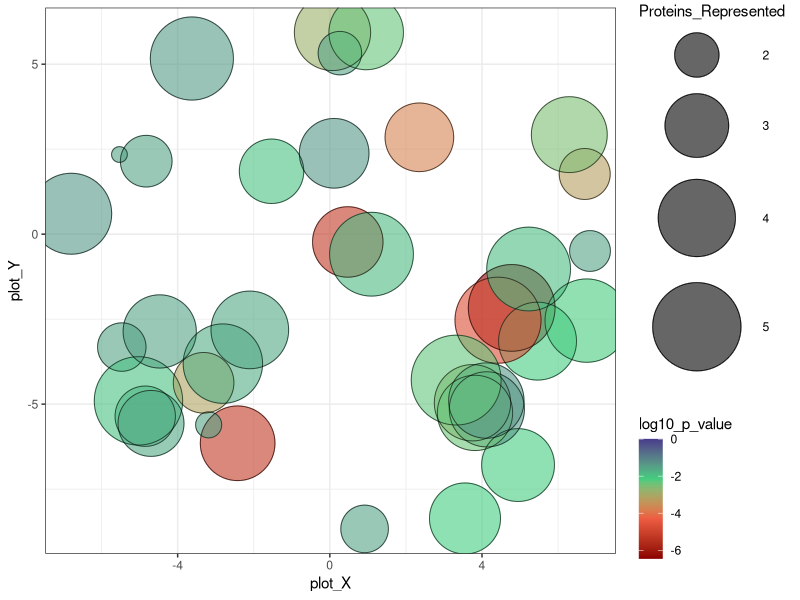

Reproduce this figure in R. (Note: this script raises an error after producing the figure.)


# A plotting R script produced by the REVIGO server at http://revigo.irb.hr/
# If you found REVIGO useful in your work, please cite the following reference:
# Supek F et al. "REVIGO summarizes and visualizes long lists of Gene Ontology
# terms" PLoS ONE 2011. doi:10.1371/journal.pone.0021800


# --------------------------------------------------------------------------
# If you don't have the ggplot2 package installed, uncomment the following line:
# install.packages( "ggplot2" );
library( ggplot2 );
# --------------------------------------------------------------------------
# If you don't have the scales package installed, uncomment the following line:
# install.packages( "scales" );
library( scales );


# --------------------------------------------------------------------------
# Here is your data from REVIGO. Scroll down for plot configuration options.

revigo.names <- c("term_ID","description","frequency_%","plot_X","plot_Y","Proteins_Represented","log10_p_value","uniqueness","dispensability");
revigo.data <- rbind(c("GO:0006096","glycolytic process", 0.545, 4.780,-2.169, 4.844,-6.4498,0.591,0.000),
c("GO:0006891","intra-Golgi vesicle-mediated transport", 0.064, 0.070, 5.934, 3.916,-2.8621,0.882,0.999),
c("GO:0051595","response to methylglyoxal", 0.001, 0.264, 5.325, 1.964,-1.5440,0.948,0.000),
c("GO:0098609","cell-cell adhesion", 0.251,-3.626, 5.167, 4.507,-1.4134,0.948,0.000),
c("GO:0016575","histone deacetylation", 0.048,-2.423,-6.151, 3.787,-5.2652,0.651,0.000),
c("GO:0045769","negative regulation of asymmetric cell division", 0.000,-5.530, 2.343, 1.447,-1.5440,0.808,0.102),
c("GO:0010971","positive regulation of G2/M transition of mitotic cell cycle", 0.009,-1.532, 1.850, 3.046,-1.9829,0.768,0.128),
c("GO:0003341","cilium movement", 0.023, 0.472,-0.229, 3.467,-5.2652,0.726,0.000),
c("GO:0010501","RNA secondary structure unwinding", 0.025, 3.553,-8.363, 3.507,-2.1537,0.831,0.000),
c("GO:0051823","regulation of synapse structural plasticity", 0.001,-5.468,-3.321, 2.167,-1.5440,0.724,0.256),
c("GO:0046166","glyceraldehyde-3-phosphate biosynthetic process", 0.001, 6.700, 1.770, 2.283,-3.2132,0.764,0.321),
c("GO:0090611","ubiquitin-independent protein catabolic process via the multivesicular body sorting pathway", 0.001, 0.914,-8.670, 2.130,-1.5440,0.832,0.352),
c("GO:0015966","diadenosine tetraphosphate biosynthetic process", 0.001, 6.839,-0.495, 1.869,-1.5440,0.752,0.352),
c("GO:0006424","glutamyl-tRNA aminoacylation", 0.065, 3.750,-4.959, 3.922,-2.9162,0.617,0.353),
c("GO:0006108","malate metabolic process", 0.088, 5.460,-3.146, 4.051,-2.1587,0.722,0.000),
c("GO:0010817","reg. of hormone levels", 0.161,-6.798, 0.601, 4.314,-1.3710,0.908,0.000),
c("GO:0007010","cytoskeleton organization", 0.786,-5.030,-4.904, 5.004,-1.9791,0.746,0.390),
c("GO:0006002","fructose 6-phosphate metabolic process", 0.060, 6.295, 2.928, 3.885,-2.5266,0.839,0.414),
c("GO:0034063","stress granule assembly", 0.005,-4.852,-5.355, 2.786,-1.8393,0.752,0.000),
c("GO:0000054","ribosomal subunit export from nucleus", 0.037,-4.471,-2.861, 3.673,-1.5440,0.784,0.455),
c("GO:0097056","selenocysteinyl-tRNA(Sec) biosynthetic process", 0.034, 4.948,-6.792, 3.643,-2.1587,0.754,0.470),
c("GO:0030317","flagellated sperm motility", 0.017, 2.354, 2.849, 3.333,-3.7570,0.750,0.000),
c("GO:1901675","negative regulation of histone H3-K27 acetylation", 0.000,-3.185,-5.609, 1.519,-1.5440,0.707, 0.000),
c("GO:0036159","inner dynein arm assembly", 0.005,-3.318,-4.372, 2.803,-3.1226,0.620,0.545),
c("GO:0033962","cytoplasmic mRNA processing body assembly", 0.011,-4.700,-5.567, 3.145,-1.6142,0.745,0.587),
c("GO:0006433","prolyl-tRNA aminoacylation", 0.052, 4.128,-5.153, 3.825,-1.3710,0.621,0.599),
c("GO:0006434","seryl-tRNA aminoacylation", 0.053, 3.816,-5.258, 3.836,-2.3846,0.621,0.600),
c("GO:0006436","tryptophanyl-tRNA aminoacylation", 0.054, 4.114,-4.895, 3.843,-1.3710,0.621,0.601),
c("GO:0007409","axonogenesis", 0.118,-2.811,-3.808, 4.179,-1.6990,0.659,0.609),
c("GO:0021873","forebrain neuroblast division", 0.002,-4.826, 2.147, 2.316,-1.5440,0.796,0.629),
c("GO:0006094","gluconeogenesis", 0.262, 6.752,-2.543, 4.527,-2.1770,0.749,0.648),
c("GO:0007018","microtubule-based movement", 0.287, 1.096,-0.589, 4.567,-1.8687,0.694,0.000),
c("GO:0006099","tricarboxylic acid cycle", 0.469, 4.421,-2.531, 4.780,-4.6799,0.683,0.731),
c("GO:0051653","spindle localization", 0.020, 0.114, 2.379, 3.406,-1.3710,0.726,0.742),
c("GO:0006418","tRNA aminoacylation for protein translation", 1.099, 3.321,-4.292, 5.149,-2.3232,0.558,0.749),
c("GO:0007051","spindle organization", 0.083,-2.103,-2.816, 4.029,-1.6142,0.584,0.771),
c("GO:0006890","retrograde vesicle-mediated transport, Golgi to ER", 0.047, 0.956, 5.933, 3.777,-2.3401,0.883,0.772),
c("GO:0006098","pentose-phosphate shunt", 0.287, 5.226,-1.025, 4.566,-1.9078,0.659,0.800));

one.data <- data.frame(revigo.data);
names(one.data) <- revigo.names;
one.data <- one.data [(one.data$plot_X != "null" & one.data$plot_Y != "null"), ];
one.data$plot_X <- as.numeric( as.character(one.data$plot_X) );
one.data$plot_Y <- as.numeric( as.character(one.data$plot_Y) );
one.data$Proteins_Represented <- as.numeric( as.character(one.data$Proteins_Represented) );
one.data$log10_p_value <- as.numeric( as.character(one.data$log10_p_value) );
one.data$frequency <- as.numeric( as.character(one.data$frequency) );
one.data$uniqueness <- as.numeric( as.character(one.data$uniqueness) );
one.data$dispensability <- as.numeric( as.character(one.data$dispensability) );
#head(one.data);


# --------------------------------------------------------------------------
# Names of the axes, sizes of the numbers and letters, names of the columns,
# etc. can be changed below

p1 <- ggplot( data = one.data );
p1 <- p1 + geom_point( aes( plot_X, plot_Y, colour = log10_p_value, size = Proteins_Represented), alpha = I(0.6) ) + scale_size_area();
p1 <- p1 + scale_colour_gradientn( colours = c("darkred", "tomato2", "seagreen3", "darkslateblue"), limits = c( min(one.data$log10_p_value), 0) );
p1 <- p1 + geom_point( aes(plot_X, plot_Y, size = Proteins_Represented), shape = 21, fill = "transparent", colour = I (alpha ("black", 0.6) )) + scale_size_area();
p1 <- p1 + scale_size( range=c(5, 30)) + theme_bw(); + scale_fill_gradientn(colours = heat_hcl(7), limits = c(-300, 0) );
ex <- one.data [ one.data$dispensability < 0.001, ]; 
p1 <- p1 + geom_text( data = ex, aes(plot_X, plot_Y, label = description), label.padding = unit(0.5, "lines"), check_overlap = TRUE, colour = I(alpha("black", 0.85)), size = 5.5, fontface = "bold");
p1 <- p1 + labs (y = "semantic space x", x = "semantic space y");
p1 <- p1 + theme(legend.key = element_blank()) ;
one.x_range = max(one.data$plot_X) - min(one.data$plot_X);
one.y_range = max(one.data$plot_Y) - min(one.data$plot_Y);
p1 <- p1 + xlim(min(one.data$plot_X)-one.x_range/10,max(one.data$plot_X)+one.x_range/10);
p1 <- p1 + ylim(min(one.data$plot_Y)-one.y_range/10,max(one.data$plot_Y)+one.y_range/10);



# --------------------------------------------------------------------------
# Output the plot to screen

p1;

# Uncomment the line below to also save the plot to a file.
# The file type depends on the extension (default=pdf).

ggsave("2017-03-22_REVIGOplot_EelgrassProteins.pdf");
